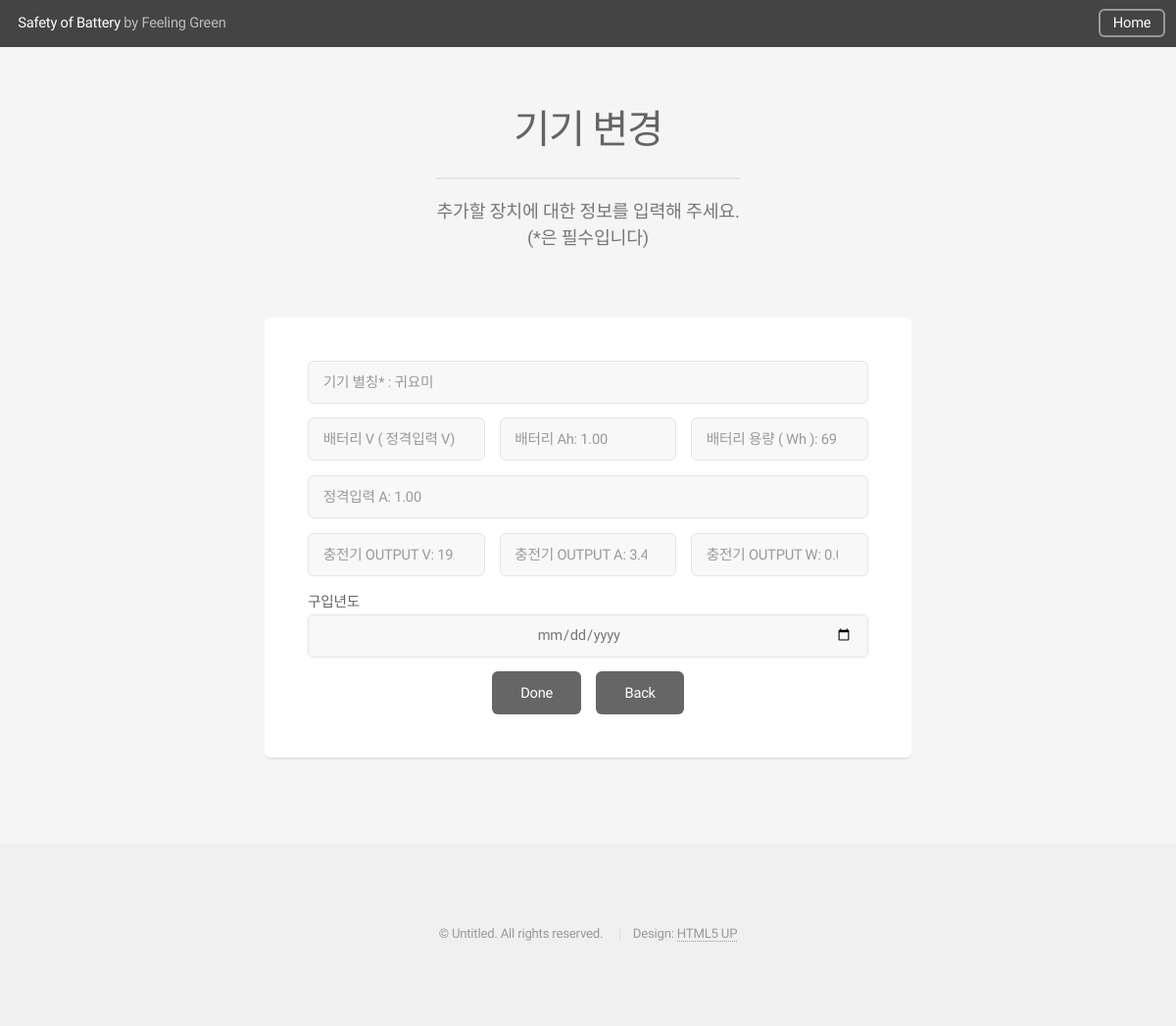
The app's page /device/edit/귀요미 (signed in), older data.
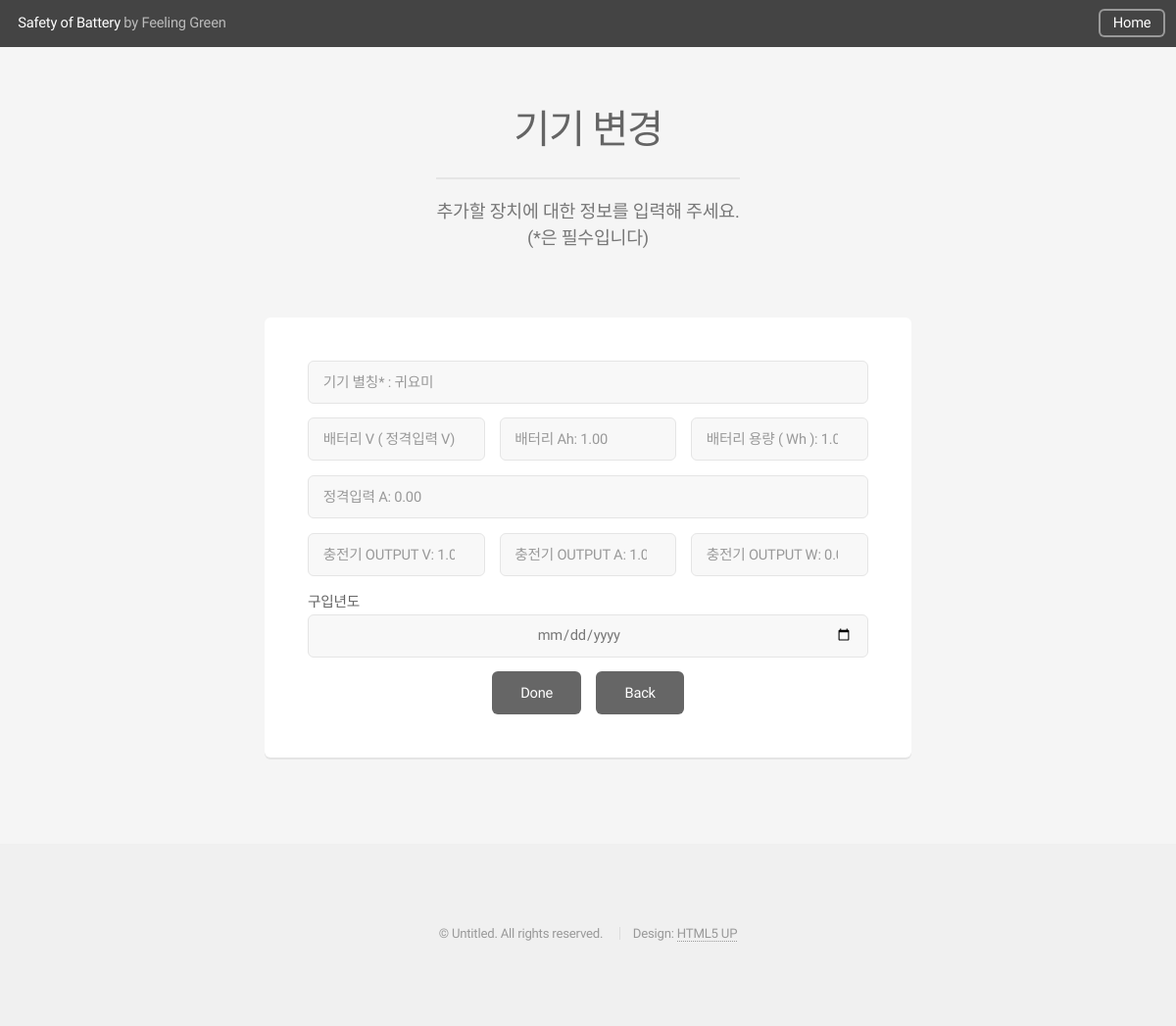
The same page, newer data.
### blog/models.py (models this page shows, shortened)
class LithiumBattery(models.Model):
    member=models.ForeignKey(Member, on_delete=models.CASCADE)
    name=models.CharField(max_length=20)
    category=models.CharField(max_length=20, null = True)
    battery_voltage=models.DecimalField(default=0, decimal_places=2, max_digits=20)
    battery_current=models.DecimalField(default=0, decimal_places=2, max_digits=20)
    battery_capacity=models.DecimalField(default=0, decimal_places=2, max_digits=20)
    rated_input_current=models.DecimalField(default=0, decimal_places=2, max_digits=20)
    charger_voltage=models.DecimalField(default=0, decimal_places=2, max_digits=20)
    charger_current=models.DecimalField(default=0, decimal_places=2, max_digits=20)
    charger_watt=models.DecimalField(default=0, decimal_places=2, max_digits = 20)
    purchase_period=models.DateField(editable=True, auto_now_add=False)
    status=models.CharField(max_length=20, null = True)
    loss=models.DecimalField(default=1.2, decimal_places=10, max_digits=20)
    loss_record = []
    manual_prediction = models.DecimalField(default = 0, decimal_places=10, max_digits=20)
    min_voltage=models.DecimalField(default=3.7, decimal_places=2, max_digits=20)
    max_voltage=models.DecimalField(default=4.2, decimal_places=2, max_digits=20)
    start_battery = models.IntegerField(default = 0)
    want_battery = models.IntegerField(default = 0)
    time_prediction_entire = models.DecimalField(default = 30, decimal_places=3, max_digits=20)
    time_prediction_day = models.IntegerField(default = 0)
    time_prediction_hour = models.IntegerField(default = 0)
    time_prediction_min = models.IntegerField(default = 0)
    time_prediction_sec = models.IntegerField(default = 0)
    now_time = models.DateTimeField(auto_now_add = True)
    charging_start_time = models.DateTimeField(auto_now_add=True)
    charging_finish_time = models.DateTimeField(auto_now_add=True)

### blog/views.py (the view, shortened to what this page needs)
# urls.py: path('device/edit/<str:device_name>', views.device_edit, name = 'device_edit'),
def device_edit(request, device_name):
    user = request.user
    member = Member.objects.get(user=user)
    device = LithiumBattery.objects.get(member=member, name=device_name)
    return render(request, 'device_edit.html', {'device':device})

### blog/templates/device_edit.html (shortened to what this page needs)
{% load static %}
<!DOCTYPE HTML>
<html>
<head>
   <link rel="stylesheet" href="{% static 'css/main.css'%}" />
</head>
<body class="is-preload">
   <div id="page-wrapper">
      <header id="header">
         <h1><a href="{% url 'index' %}">Safety of Battery</a> by Feeling Green</h1>
         <nav id="nav">
            <ul>
               <li><a href="{% url 'index' %}" class="button">Home</a></li>
            </ul>
         </nav>
      </header>
      <section id="main" class="container medium">
         <header>
            <h2>기기 변경</h2>
            <p>추가할 장치에 대한 정보를 입력해 주세요.<br>(*은 필수입니다)</p>
         </header>
         <div class="box">
            <form action="{% url 'device_edit' device.name %}" method="post" autocomplete="on">
               <div class="row gtr-50 gtr-uniform">
                  <div class="col-12">
                     <input type="text" maxlength='20' name="name" id="subject" placeholder="기기 별칭* : {{device.name}}"/>
                  </div>
                  <div class="col-4 col-12-mobilep">
                     <input type="number" step="0.01" name="battery_voltage" id="name"
                        placeholder="배터리 V ( 정격입력 V): {{device.battery_voltage}}" />
                  </div>
                  <div class="col-4 col-12-mobilep">
                     <input type="number" step="0.01" name="battery_current" id="email"
                        placeholder="배터리 Ah: {{device.battery_current}}" />
                  </div>
                  <div class="col-4 col-12-mobilep">
                     <input type="number" step="0.01" name="battery_capacity" id="email"
                        placeholder="배터리 용량 ( Wh ): {{device.battery_capacity}}" />
                  </div>
                  <div class="col-12 col-12-mobilep">
                     <input type="number" step="0.01" name="rated_input_current" id="email"
                        placeholder="정격입력 A: {{device.rated_input_current}}" />
                  </div>
                  <div class="col-4 col-12-mobilep">
                     <input type="number" step="0.01" name="charger_voltage" id="email"
                        placeholder="충전기 OUTPUT V: {{device.charger_voltage}}" />
                  </div>
                  <div class="col-4 col-12-mobilep">
                     <input type="number" step="0.01" name="charger_current" id="email"
                        placeholder="충전기 OUTPUT A: {{device.charger_current}}" />
                  </div>
                  <div class="col-4 col-12-mobilep">
                     <input type="number" step="0.01" name="charger_watt" id="email"
                        placeholder="충전기 OUTPUT W: {{device.charger_watt}}" />
                  </div>
                  <div class="col-12">
                     <b>구입년도 </b><br>
                     <input type="date" name="purchase_period" id="subject" value="{{device.purchase_period}}/>
                  </div>
                  <div class="col-12 col-12-mobilep" style="text-align: center;">
                  </div>
                  <div class="col-12">
                     <ul class="actions special">
                        <li><input type="submit" name="done" value="Done" /></li>
                        <li><input type="submit" name="back" value="Back" /></li>
                     </ul>
                  </div>
               </div>
            </form>
         </div>
      </section>
      <footer id="footer">
         <ul class="copyright">
            <li>&copy; Untitled. All rights reserved.</li>
            <li>Design: <a href="http://html5up.net">HTML5 UP</a></li>
         </ul>
      </footer>
   </div>
</body>
</html>

Row changes from the older to the newer data that the page shows:
changed LithiumBattery "기기 별칭* : 귀요미": battery_capacity "배터리 용량 ( Wh ): 69.70" → "배터리 용량 ( Wh ): 1.00"; rated_input_current "정격입력 A: 1.00" → "정격입력 A: 0.00"; charger_voltage "충전기 OUTPUT V: 19.00" → "충전기 OUTPUT V: 1.00"; charger_current "충전기 OUTPUT A: 3.42" → "충전기 OUTPUT A: 1.00"
